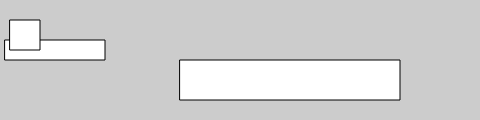
Frame 1 (no input)
Frame 60 (no input): identical to frame 1, image omitted
Frame 120 (the mouse pressed at the canvas centre since frame 60): identical to frame 1, image omitted

The p5.js sketch that drew this single still picture (run headless with seeded random() and noise() and a simulated clock; from frame 60 on, the mouse is pressed at the canvas centre):

// p5.js sketch
// ── sketch.js
function setup() {
  createCanvas(480,120);
}

function draw() {
  background(204);
  rect(180, 60, 220, 40);
  rect(5, 40, 100, 20);
  rect(10, 20, 30, 30);

}
